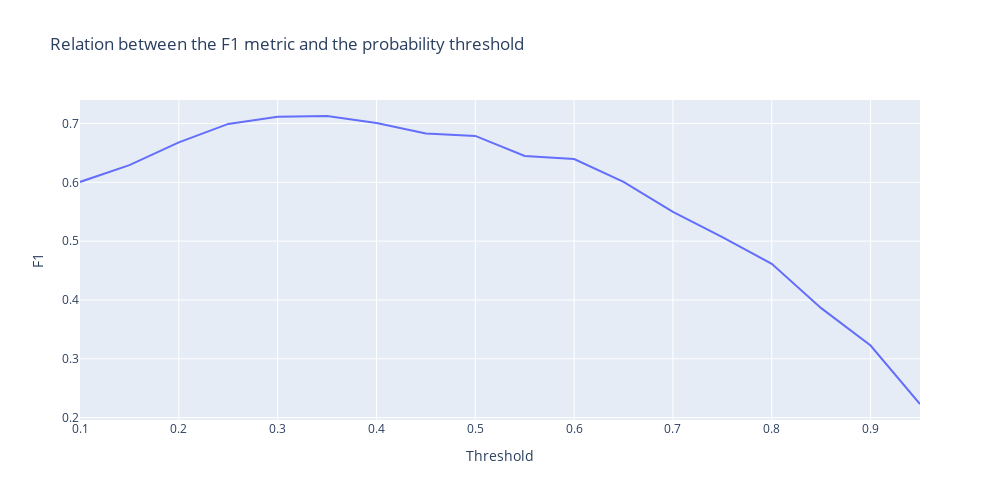

Write notebook code for a chart like this one.
### Markdown cell above
**Критерии оценивания:**
- Задание выполнено верно, учтены все условия (**2 балла**): 
    * приведён код для построения графика зависимости значения выбранной метрики от порога вероятности;
    * найден оптимальный порог вероятности, на котором достигается наибольшее значение выбранной метрики на тестовой выборке;
    * на основе найденного порога вероятности построено предсказание модели для тренировочной и тестовой выборок;
    * приведён расчёт выбранной метрики на тренировочных и тестовых данных (метрика должна быть выбрана корректно).

- Задание выполнено верно, но не приведён вывод по полученным результатам или вывод является неверным (**1 балл**).
- Задание выполнено неверно, не учтено несколько условий (**0 баллов**).

### Code cell
# Training a model using polynomial features, regularization 'l1' and C=4.45
# This is the setup which has shown the best F1 value above
lr_model = linear_model.LogisticRegression(
    solver='liblinear', 
    C=4.45, 
    penalty='l1', 
    random_state=42, 
    max_iter=1000
)
lr_model.fit(X_train_scaled_poly, y_train)

# Predict the churn probabilities for each of the customers and convert from
# a numpy array to a pandas Series
y_test_proba_pred = pd.Series(lr_model.predict_proba(X_test_scaled_poly)[:, 1])

# Iteratively identify the optimum probability threshold
f1_scores = []
thresholds = np.arange(0.1, 1, 0.05)
for threshold in thresholds:
    y_test_pred = y_test_proba_pred.apply(lambda x: 1 if x > threshold else 0)
    f1_scores.append(metrics.f1_score(y_test, y_test_pred))

# Visualize the relation between the F1 metric and the probability threshold
df_f1 = pd.DataFrame(
    {
        'F1': f1_scores,
        'Threshold': thresholds
    }
)
fig = px.line(
    df_f1,
    x='Threshold',
    y='F1',
    width=1000,
    height=500,
    title='Relation between the F1 metric and the probability threshold'
)
fig.show()

# Predict the customer churn classes with the identified optimum probability
threshold_opt = 0.35
y_test_pred_opt = y_test_proba_pred.apply(lambda x: 1 if x > threshold_opt else 0)
print(f'F1 metric with optimum probability threshold: {metrics.f1_score(y_test, y_test_pred_opt):.3f}')

### Figure 1 — Plotly figure (JSON) as saved in the notebook; plotly's stock layout.template omitted (floating-point values rounded to 4 significant figures)
{"data": [{"hovertemplate": "Threshold=%{x}<br>F1=%{y}<extra></extra>", "legendgroup": "", "line": {"color": "#636efa", "dash": "solid"}, "marker": {"symbol": "circle"}, "mode": "lines", "name": "", "orientation": "v", "showlegend": false, "type": "scatter", "x": [0.1, 0.15, 0.2, 0.25, 0.3, 0.35, 0.4, 0.45, 0.5, 0.55, 0.6, 0.65, 0.7, 0.75, 0.8, 0.85, 0.9, 0.95], "xaxis": "x", "y": [0.6006, 0.6293, 0.6679, 0.6992, 0.7113, 0.7127, 0.7009, 0.683, 0.6789, 0.6448, 0.6395, 0.6006, 0.5497, 0.5069, 0.4615, 0.3861, 0.3226, 0.2232], "yaxis": "y"}], "layout": {"height": 500, "legend": {"tracegroupgap": 0}, "title": {"text": "Relation between the F1 metric and the probability threshold"}, "width": 1000, "xaxis": {"anchor": "y", "domain": [0, 1], "title": {"text": "Threshold"}}, "yaxis": {"anchor": "x", "domain": [0, 1], "title": {"text": "F1"}}}}
